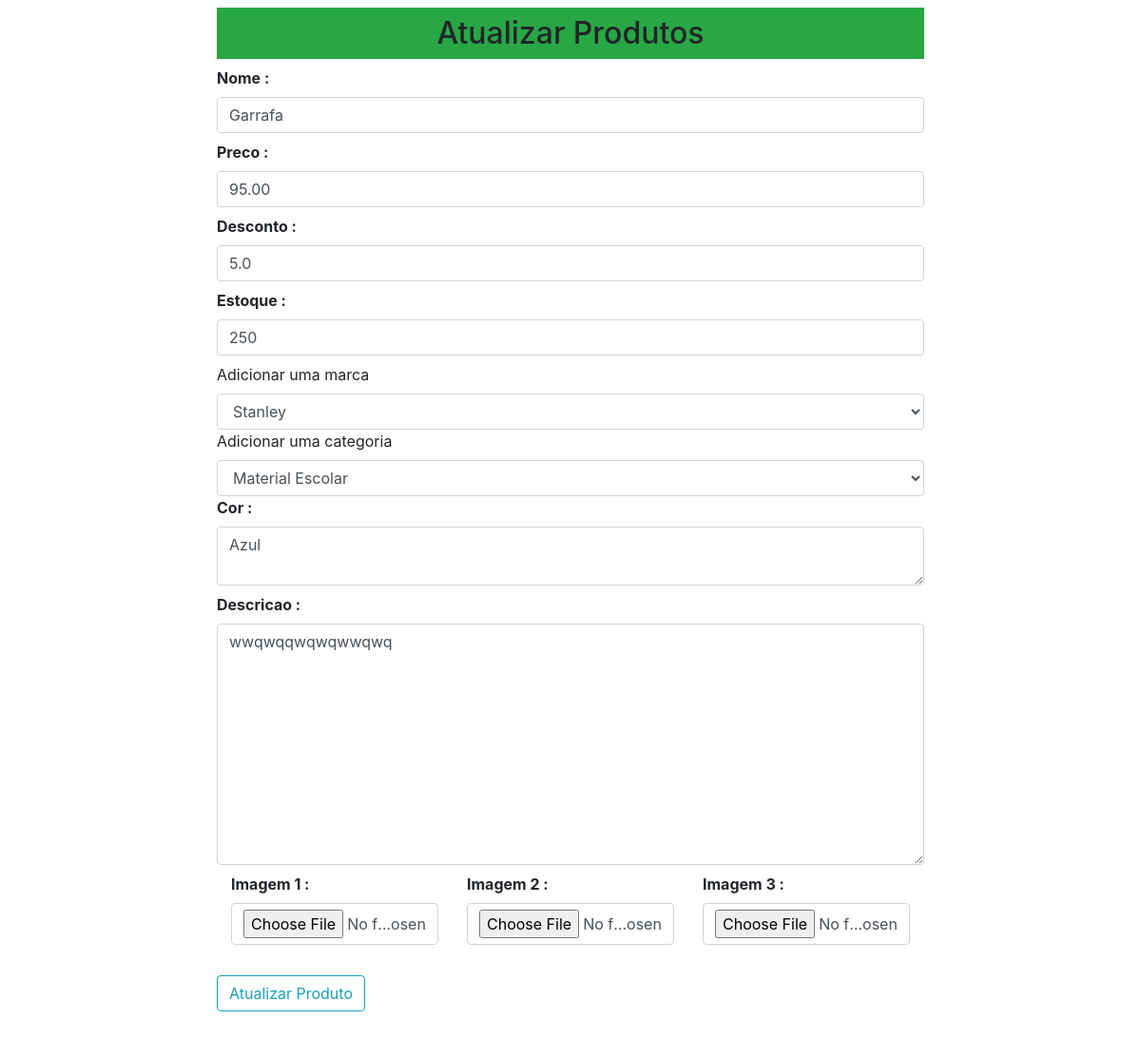
The page /updateproduto/9 on the database its author committed.
### loja/produtos/models.py (models this page shows, shortened)
class Addproduto(db.Model):
    id = db.Column(db.Integer, primary_key=True)
    name = db.Column(db.String(100), nullable=False,unique=True)
    price = db.Column(db.Float, nullable=False)
    discount = db.Column(db.Float, default=0)
    stock = db.Column(db.Integer, nullable=False)
    description = db.Column(db.String(255), nullable=False)
    color = db.Column(db.String(100), nullable=False)
    pub_date = db.Column(db.DateTime, nullable=False, default=datetime.now())
    marca_id = db.Column(db.Integer, db.ForeignKey('marca.id'), nullable=True)
    marca = db.relationship('Marca', backref=db.backref('marca', lazy=True))
    categoria_id = db.Column(db.Integer, db.ForeignKey('categoria.id'), nullable=False)
    categoria = db.relationship('Categoria', backref=db.backref('produtos', lazy=True)) #observar se é o mesmo nome da tabela
    create_date = db.Column(db.DateTime, nullable=False, default=datetime.now())
    image_1 = db.Column(db.String(150), nullable=False, default='default.jpg')
    image_2 = db.Column(db.String(150), nullable=False, default='default.jpg')
    image_3 = db.Column(db.String(150), nullable=False, default='default.jpg')

class Marca(db.Model):
    id = db.Column(db.Integer, primary_key=True)
    name = db.Column(db.String(100), nullable=False,unique=True)

class Categoria(db.Model):
    id = db.Column(db.Integer, primary_key=True)
    name = db.Column(db.String(100), nullable=False,unique=True)

### loja/produtos/rotas.py (the view, shortened to what this page needs)
@app.route('/updateproduto/<int:id>', methods=['GET', 'POST'])
def updateproduto(id):
    marcas = Marca.query.all()
    categorias = Categoria.query.all()
    produto = Addproduto.query.get_or_404(id)
    marca = request.form.get('marca')
    categoria = request.form.get('categoria')
    form = Addprodutos(request.form)
    form.name.data = produto.name
    form.price.data = produto.price
    form.discount.data = produto.discount
    form.stock.data = produto.stock
    form.description.data = produto.description
    form.colors.data = produto.color
    return render_template('/produtos/updateproduto.html', title="Atualizar Categoria", form=form, marcas=marcas, categorias=categorias, produto=produto)

### loja/produtos/forms.py
class Addprodutos(Form):
    name = StringField('Nome :', [validators.DataRequired()])
    price = DecimalField('Preco :', [validators.DataRequired()])
    discount = IntegerField('Desconto :', [validators.DataRequired()])
    stock = IntegerField('Estoque :', [validators.DataRequired()])
    description = TextAreaField('Descricao :', [validators.DataRequired()])
    colors = TextAreaField('Cor :', [validators.DataRequired()])
    image_1 = FileField('Imagem 1 :', validators=[FileAllowed(['jpg', 'png', 'jpeg', 'gif'], 'Somente imagens.')])
    image_2 = FileField('Imagem 2 :', validators=[FileAllowed(['jpg', 'png', 'jpeg', 'gif'], 'Somente imagens.')])
    image_3 = FileField('Imagem 3 :', validators=[FileAllowed(['jpg', 'png', 'jpeg', 'gif'], 'Somente imagens.')])

### loja/templates/produtos/updateproduto.html (shortened to what this page needs)
{% extends 'layouts.html' %}
{% block content %}
<div class="container">
    <div class="row">
    <div class="col-md-2"></div>
    <div class="col-md-8 p-2">
        <h2 class="text-center bg-success p-2">Atualizar Produtos</h2>
        {% from "_formhelpers.html" import render_field %}
        <form action="" method="POST" enctype="multipart/form-data">
            {{ render_field(form.name, class="form-control", placeholder="Nome do Produto")}}
            {{ render_field(form.price, class="form-control", placeholder="Preço do Produto")}}
            {{ render_field(form.discount, class="form-control", placeholder="Desconto do Produto")}}
            {{ render_field(form.stock, class="form-control", placeholder="Estoque do Produto")}}
            <label for="marca">Adicionar uma marca</label>
            <select name="marca" id="marca" class="form-control" required>
                <option value="{{produto.marca_id}}">{{produto.marca.name}}</option>
            </select>
            <label for="categoria">Adicionar uma categoria</label>
            <select name="categoria" id="categoria" class="form-control" required>
                <option value="{{produto.categoria_id}}">{{produto.categoria.name}}</option>
            </select>
            {{ render_field(form.colors, class="form-control", placeholder="Cor do Produto")}}
            {{ render_field(form.description, class="form-control", placeholder="Descrição do Produto", rows="10")}}
            <div class="container">
                <div class="row">
                    <div class="col-md-4">{{ render_field(form.image_1, class="form-control")}}</div>
                    <div class="col-md-4">{{ render_field(form.image_2, class="form-control")}}</div>
                    <div class="col-md-4">{{ render_field(form.image_3, class="form-control")}}</div>
                </div>
            </div>
            <button type="submit" class="btn btn-outline-info mt-4 mb-5">Atualizar Produto</button>
        </form>
    </div>
    <div class="col-md-2"></div>
</div>
</div>
{% endblock content%}

### loja/templates/_formhelpers.html (shortened to what this page needs)
{% macro render_field(field) %}
  <dt>{{ field.label }}
  <dd>{{ field(**kwargs)|safe }}
  </dd>
{% endmacro %}

### rows shown on the page
Addproduto: name "Garrafa", price "95.00", discount "5.0", stock "250", description "wwqwqqwqwqwwqwq"
Marca: marca "Stanley"
Categoria: categoria "Material Escolar"

### other values the page prints
{{ field.label }} "Nome : Preco : Desconto : Estoque : Cor : Descricao : Imagem 1 : Imagem 2 : Imagem 3 :"
